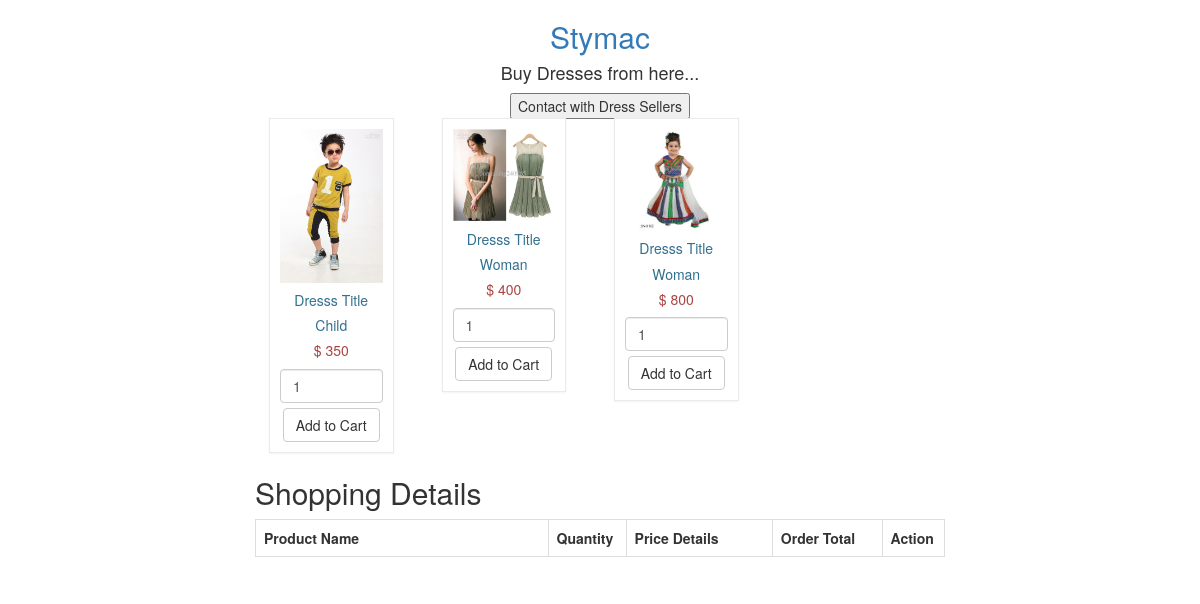
The page /dressshow.php on the database its author committed.
### tables this page shows
CREATE TABLE `dressinfo` (
  `id` int(11) NOT NULL,
  `username` varchar(50) NOT NULL,
  `category` varchar(50) NOT NULL,
  `title` varchar(50) NOT NULL,
  `description` varchar(100) NOT NULL,
  `price` varchar(50) NOT NULL,
  `negotiable` varchar(15) NOT NULL,
  `image` varchar(350) NOT NULL
);

### dressshow.php (the view, shortened to what this page needs)
<?php
$connect = mysqli_connect("localhost", "root", "", "stymac");
?>
<!doctype html>
<html>
<head>
<link rel="stylesheet" href="http://maxcdn.bootstrapcdn.com/bootstrap/3.3.7/css/bootstrap.min.css">
</head>
<body>
<div class="container" style="width:60%;">
	<h2 align="center"><a href="index.php">Stymac</a></h2>
    <h4 align="center">Buy Dresses from here...</h4>
<form action="showdresseller.php" method="post">
    <center>
        <input type="submit" name="showdresseller" value="Contact with Dress Sellers">
    </center>
</form>
    <?php
	$query = "SELECT * FROM dressinfo ORDER BY id ASC";
	$result = mysqli_query($connect, $query);
	if(mysqli_num_rows($result) > 0)
	{
		while($row = mysqli_fetch_array($result))
		{
			?>
            <div class="col-md-3">
            <form method="post" action="dressshop.php?action=add&id=<?php echo $row["id"]; ?>">
            <div style="border: 1px solid #eaeaec; margin: -1px 19px 3px -1px; box-shadow: 0 1px 2px rgba(0,0,0,0.05); padding:10px;" align="center">
            <img src="<?php echo $row["image"]; ?>" class="img-responsive">
            <h5 class="text-info"><?php echo $row["title"]; ?></h5>
            <h5 class="text-info"><?php echo $row["category"]; ?></h5>
            <h5 class="text-danger">$ <?php echo $row["price"]; ?></h5>
            <input type="text" name="quantity" class="form-control" value="1">
            <input type="submit" name="add" style="margin-top:5px;" class="btn btn-default" value="Add to Cart">
            </div>
            </form>
            </div>
            <?php
		}
	}
	?>
    <h2>Shopping Details</h2>
    <div class="table-responsive">
    <table class="table table-bordered">
    <tr>
    <th width="40%">Product Name</th>
    <th width="10%">Quantity</th>
    <th width="20%">Price Details</th>
    <th width="15%">Order Total</th>
    <th width="5%">Action</th>
    </tr>
    </table>
    </div>
    </div>
 </body>
</html>

### rows shown on the page
dressinfo: image (picture), title "Dresss Title", category "Child", price "350"
dressinfo: image (picture), title "Dresss Title", category "Woman", price "400"
dressinfo: image (picture), title "Dresss Title", category "Woman", price "800"
